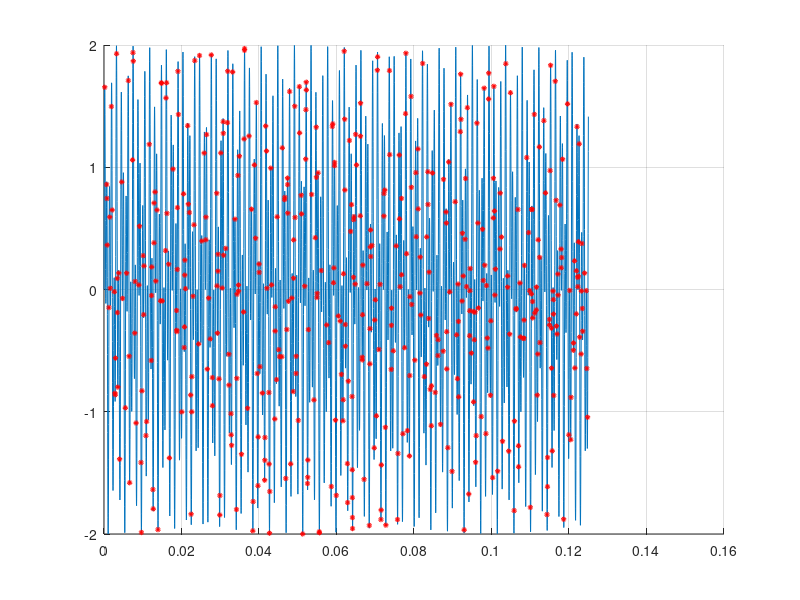
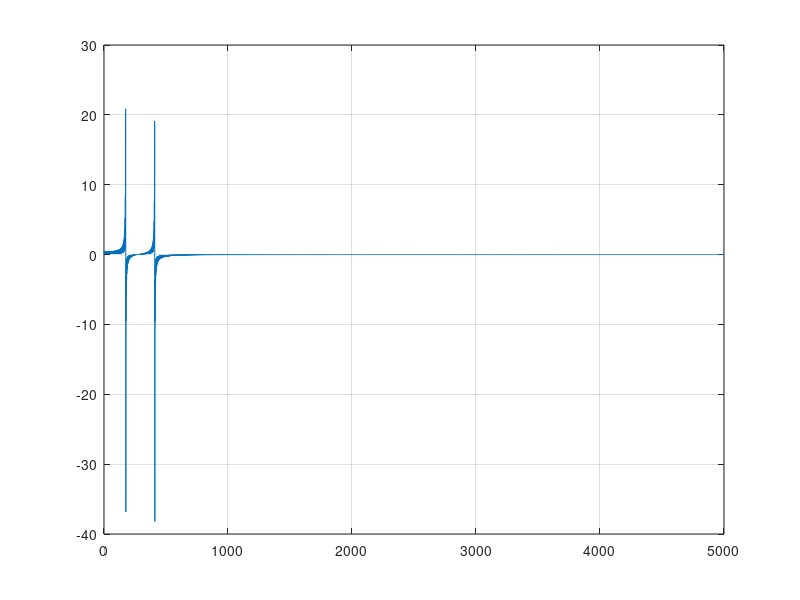

MATLAB code for these plots, in order: (Note: this script raises an error after producing the figures.)

% reference : https://www.youtube.com/watch?v=rt5mMEmZHfs
clear; close all; clc;

n = 5000;
t = linspace(0, 1/8, n);
f = sin(1394*pi*t)+sin(3266*pi*t);
figure(1); hold on;
plot(t,f);grid on;

f_dct = dct(f);
figure(2);
plot(f_dct);grid on;

%% compressed sensing
m = 500;
temp =randperm(n);
idx = temp(1:m);
tcom_idx = t(idx);
fcom = sin(1394*pi*tcom_idx)+sin(3266*pi*tcom_idx);
figure(1);
plot(tcom_idx, fcom, 'ro','LineWidth',2,'MarkerSize',2);

D = dct(eye(n,n)); 
% setup a basis(realted to A-Matrix). 
% b= Ac --> we can find 'c'
A = D(idx,:); % setup A-Matrix

%% Method 1
% x = pinv(A)*fcom';  % =Mean square error(?)


%% Method 2
cvx_begin;
    variable x(n);
    minimize(norm(x,1));
    subject to
        A*x == fcom';
cvx_end

%% plot
reconstructed_sig = dct(x);

figure(3)
plot(t, f, t, reconstructed_sig);

figure(4)
plot(f_dct, 'b'), hold on, grid on;
plot(x, 'r');

